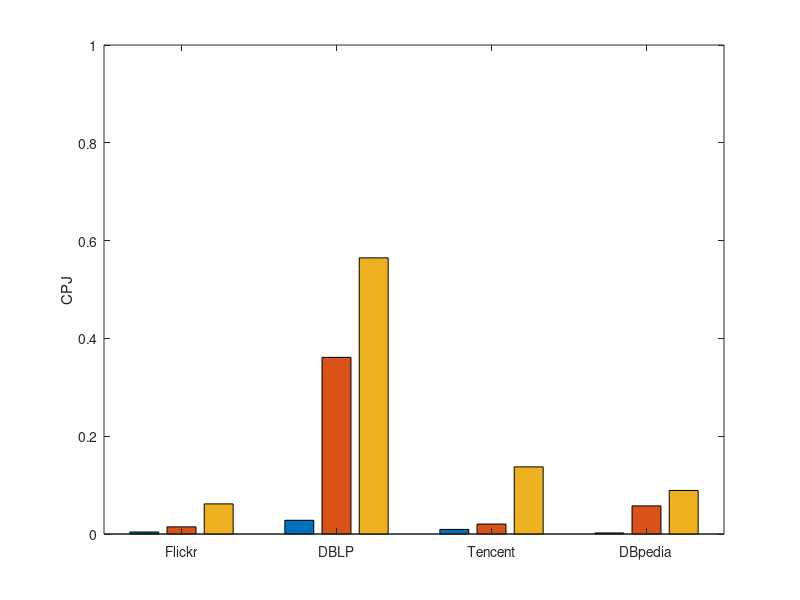

The MATLAB source for this figure: (Note: this script raises an error after producing the figure.)
set(gcf,'color',[1, 1, 1]);
set(gcf,'unit','centimeters','position',[10 5 9 6]);

y=[0.004114744	0.014629136	0.061589789;
0.028039785	0.361264942	0.564777217;
0.009407264	0.020327825	0.137301251;
0.002180447	0.057518651	0.089036003];

b=bar(y);

ylabel('CPJ');

axis([0.5 4.5 0.0 1.0]);

set(gca, 'xtick', 1:4, 'XTickLabel', {'Flickr','DBLP','Tencent','DBpedia'});
leg=legend('Global','Local','ACQ', 1);
set(leg,'edgecolor','white');

set(gca, 'FontSize', 12);
set(get(gca, 'XLabel'), 'FontSize',12);
set(get(gca, 'YLabel'), 'FontSize',12);
set(findall(gcf,'type','line'),'linewidth',1.5);
set(gca, 'LineWidth', 1.5);
applyhatch(gcf,'\x/') ;
